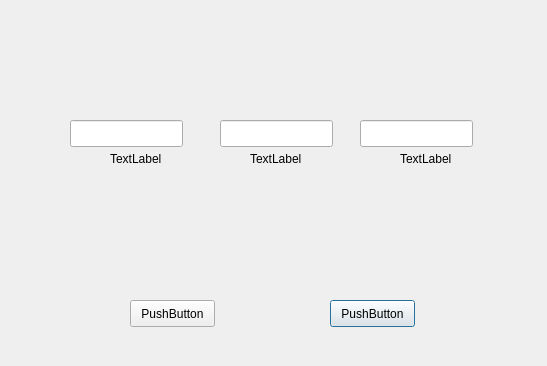
<?xml version="1.0" encoding="UTF-8"?>
<ui version="4.0">
 <class>efetuar_venda</class>
 <widget class="QDialog" name="efetuar_venda">
  <property name="geometry">
   <rect>
    <x>0</x>
    <y>0</y>
    <width>547</width>
    <height>366</height>
   </rect>
  </property>
  <property name="windowTitle">
   <string>Dialog</string>
  </property>
  <widget class="QPushButton" name="bt_venda">
   <property name="geometry">
    <rect>
     <x>330</x>
     <y>300</y>
     <width>85</width>
     <height>27</height>
    </rect>
   </property>
   <property name="text">
    <string>PushButton</string>
   </property>
  </widget>
  <widget class="QPushButton" name="bt_cancelar">
   <property name="geometry">
    <rect>
     <x>130</x>
     <y>300</y>
     <width>85</width>
     <height>27</height>
    </rect>
   </property>
   <property name="text">
    <string>PushButton</string>
   </property>
  </widget>
  <widget class="QLineEdit" name="lineEdit">
   <property name="geometry">
    <rect>
     <x>70</x>
     <y>120</y>
     <width>113</width>
     <height>27</height>
    </rect>
   </property>
  </widget>
  <widget class="QLineEdit" name="lineEdit_2">
   <property name="geometry">
    <rect>
     <x>220</x>
     <y>120</y>
     <width>113</width>
     <height>27</height>
    </rect>
   </property>
  </widget>
  <widget class="QLineEdit" name="lineEdit_3">
   <property name="geometry">
    <rect>
     <x>360</x>
     <y>120</y>
     <width>113</width>
     <height>27</height>
    </rect>
   </property>
  </widget>
  <widget class="QLabel" name="label">
   <property name="geometry">
    <rect>
     <x>110</x>
     <y>150</y>
     <width>54</width>
     <height>17</height>
    </rect>
   </property>
   <property name="text">
    <string>TextLabel</string>
   </property>
  </widget>
  <widget class="QLabel" name="label_2">
   <property name="geometry">
    <rect>
     <x>250</x>
     <y>150</y>
     <width>54</width>
     <height>17</height>
    </rect>
   </property>
   <property name="text">
    <string>TextLabel</string>
   </property>
  </widget>
  <widget class="QLabel" name="label_3">
   <property name="geometry">
    <rect>
     <x>400</x>
     <y>150</y>
     <width>54</width>
     <height>17</height>
    </rect>
   </property>
   <property name="text">
    <string>TextLabel</string>
   </property>
  </widget>
 </widget>
 <resources/>
 <connections/>
</ui>
